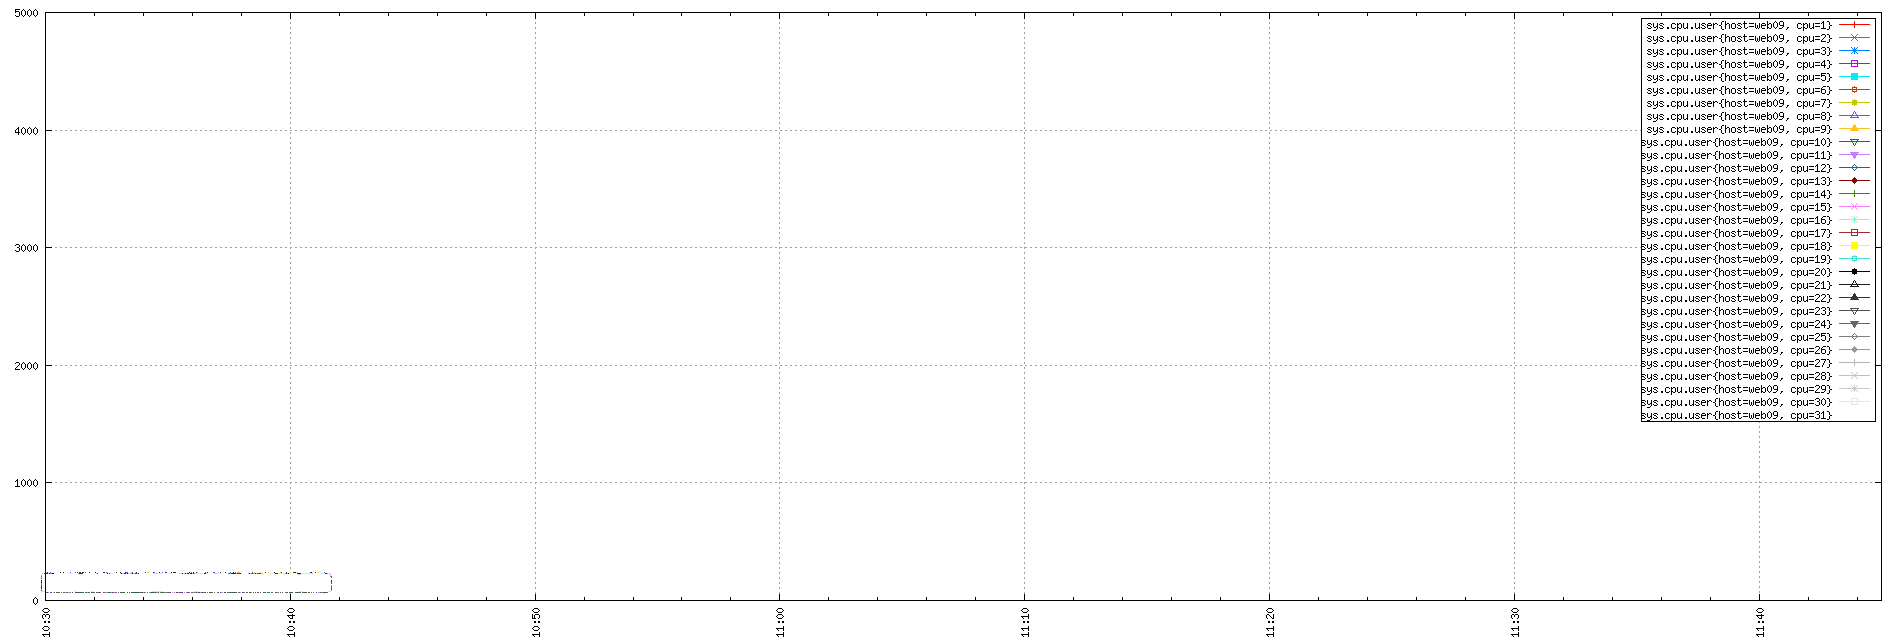

The script that saved this image:
set term png small size 1900,644
set xdata time
set timefmt "%s"
if (GPVAL_VERSION < 4.6) set xtics rotate; else set xtics rotate right
set output "${TMPDIR-'tmp'}/tsd/6aed630.png"
set xrange ["1673778600":"1673783100"]
set format x "%H:%M"
set grid
set style data linespoint
set key right box
set yrange [0:5000]
plot  "${TMPDIR-'tmp'}/tsd/6aed630_0.dat" using 1:2 title "sys.cpu.user{host=web09, cpu=1}", \
 "${TMPDIR-'tmp'}/tsd/6aed630_1.dat" using 1:2 title "sys.cpu.user{host=web09, cpu=2}", \
 "${TMPDIR-'tmp'}/tsd/6aed630_2.dat" using 1:2 title "sys.cpu.user{host=web09, cpu=3}", \
 "${TMPDIR-'tmp'}/tsd/6aed630_3.dat" using 1:2 title "sys.cpu.user{host=web09, cpu=4}", \
 "${TMPDIR-'tmp'}/tsd/6aed630_4.dat" using 1:2 title "sys.cpu.user{host=web09, cpu=5}", \
 "${TMPDIR-'tmp'}/tsd/6aed630_5.dat" using 1:2 title "sys.cpu.user{host=web09, cpu=6}", \
 "${TMPDIR-'tmp'}/tsd/6aed630_6.dat" using 1:2 title "sys.cpu.user{host=web09, cpu=7}", \
 "${TMPDIR-'tmp'}/tsd/6aed630_7.dat" using 1:2 title "sys.cpu.user{host=web09, cpu=8}", \
 "${TMPDIR-'tmp'}/tsd/6aed630_8.dat" using 1:2 title "sys.cpu.user{host=web09, cpu=9}", \
 "${TMPDIR-'tmp'}/tsd/6aed630_9.dat" using 1:2 title "sys.cpu.user{host=web09, cpu=10}", \
 "${TMPDIR-'tmp'}/tsd/6aed630_10.dat" using 1:2 title "sys.cpu.user{host=web09, cpu=11}", \
 "${TMPDIR-'tmp'}/tsd/6aed630_11.dat" using 1:2 title "sys.cpu.user{host=web09, cpu=12}", \
 "${TMPDIR-'tmp'}/tsd/6aed630_12.dat" using 1:2 title "sys.cpu.user{host=web09, cpu=13}", \
 "${TMPDIR-'tmp'}/tsd/6aed630_13.dat" using 1:2 title "sys.cpu.user{host=web09, cpu=14}", \
 "${TMPDIR-'tmp'}/tsd/6aed630_14.dat" using 1:2 title "sys.cpu.user{host=web09, cpu=15}", \
 "${TMPDIR-'tmp'}/tsd/6aed630_15.dat" using 1:2 title "sys.cpu.user{host=web09, cpu=16}", \
 "${TMPDIR-'tmp'}/tsd/6aed630_16.dat" using 1:2 title "sys.cpu.user{host=web09, cpu=17}", \
 "${TMPDIR-'tmp'}/tsd/6aed630_17.dat" using 1:2 title "sys.cpu.user{host=web09, cpu=18}", \
 "${TMPDIR-'tmp'}/tsd/6aed630_18.dat" using 1:2 title "sys.cpu.user{host=web09, cpu=19}", \
 "${TMPDIR-'tmp'}/tsd/6aed630_19.dat" using 1:2 title "sys.cpu.user{host=web09, cpu=20}", \
 "${TMPDIR-'tmp'}/tsd/6aed630_20.dat" using 1:2 title "sys.cpu.user{host=web09, cpu=21}", \
 "${TMPDIR-'tmp'}/tsd/6aed630_21.dat" using 1:2 title "sys.cpu.user{host=web09, cpu=22}", \
 "${TMPDIR-'tmp'}/tsd/6aed630_22.dat" using 1:2 title "sys.cpu.user{host=web09, cpu=23}", \
 "${TMPDIR-'tmp'}/tsd/6aed630_23.dat" using 1:2 title "sys.cpu.user{host=web09, cpu=24}", \
 "${TMPDIR-'tmp'}/tsd/6aed630_24.dat" using 1:2 title "sys.cpu.user{host=web09, cpu=25}", \
 "${TMPDIR-'tmp'}/tsd/6aed630_25.dat" using 1:2 title "sys.cpu.user{host=web09, cpu=26}", \
 "${TMPDIR-'tmp'}/tsd/6aed630_26.dat" using 1:2 title "sys.cpu.user{host=web09, cpu=27}", \
 "${TMPDIR-'tmp'}/tsd/6aed630_27.dat" using 1:2 title "sys.cpu.user{host=web09, cpu=28}", \
 "${TMPDIR-'tmp'}/tsd/6aed630_28.dat" using 1:2 title "sys.cpu.user{host=web09, cpu=29}", \
 "${TMPDIR-'tmp'}/tsd/6aed630_29.dat" using 1:2 title "sys.cpu.user{host=web09, cpu=30}", \
 "${TMPDIR-'tmp'}/tsd/6aed630_30.dat" using 1:2 title "sys.cpu.user{host=web09, cpu=31}"
